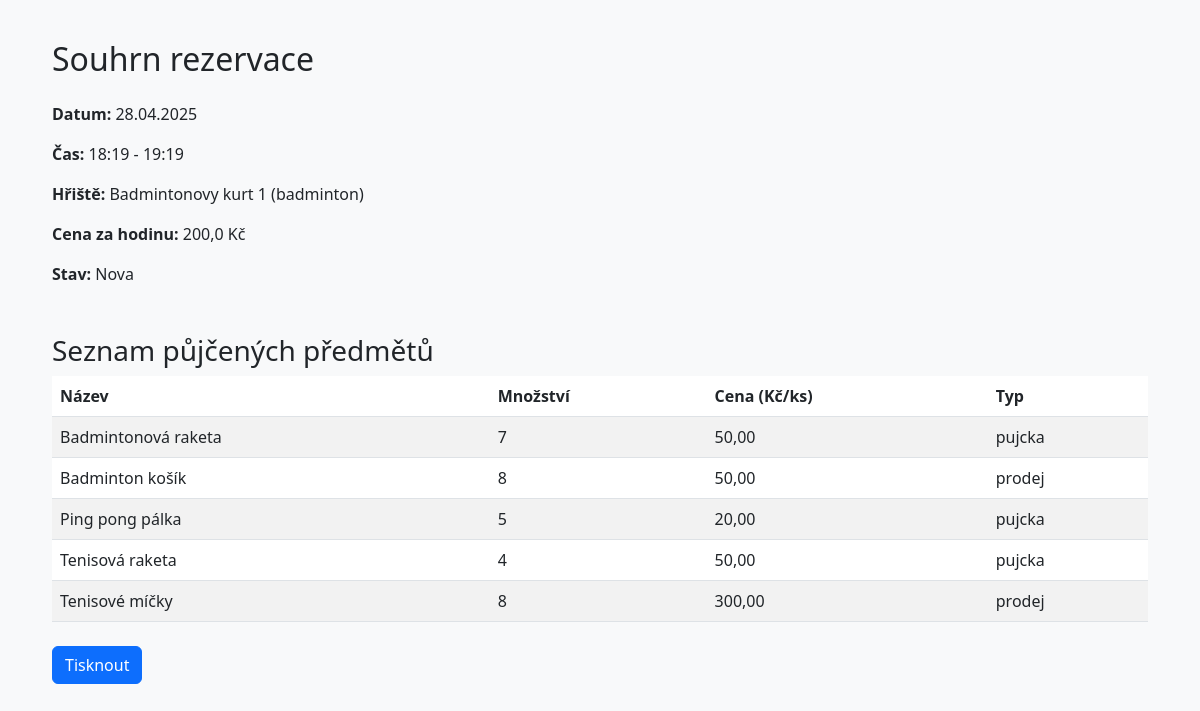
/rezervace/tisk/17/, run on the app's committed database.
### rezervace/models.py (models this page shows, shortened)
class Rezervace(models.Model):
    uzivatel = models.ForeignKey(Uzivatele, on_delete=models.CASCADE, related_name='rezervace')
    hriste = models.ForeignKey(Hriste, on_delete=models.CASCADE, related_name='rezervace')
    datum = models.DateField()
    cas_zacatku = models.TimeField()
    cas_konce = models.TimeField()
    stav = models.CharField(max_length=20, choices=RESERVATION_STATUS_CHOICES, default='nova')
    popis = models.TextField(blank=True, null=True)
    vytvoreno = models.DateTimeField(default=timezone.now)
    naposledy_upraveno = models.DateTimeField(auto_now=True)
    cena = models.FloatField()

class Hriste(models.Model):
    nazev = models.CharField(max_length=100)
    typ = models.CharField(max_length=50)
    popis = models.TextField()
    cena_hodina = models.DecimalField(max_digits=8, decimal_places=2)
    kapacita = models.IntegerField()
    aktivni = models.BooleanField(default=True)

class RezervaceZapujcky(models.Model):
    rezervace = models.ForeignKey(Rezervace, on_delete=models.CASCADE, related_name='zapujcky')
    zapujcka = models.ForeignKey(Zapujcky, on_delete=models.CASCADE, related_name='rezervace')
    mnozstvi = models.IntegerField()
    cena_za_kus = models.DecimalField(max_digits=8, decimal_places=2)
    class Meta:
        unique_together = ('rezervace', 'zapujcka')  # Composite primary key

class Zapujcky(models.Model):
    nazev = models.CharField(max_length=100)
    popis = models.TextField()
    cena_pujceni = models.DecimalField(max_digits=8, decimal_places=2)
    cena_prodeje = models.DecimalField(max_digits=8, decimal_places=2)
    typ = models.CharField(max_length=20, choices=RENTAL_TYPE_CHOICES)
    aktivni = models.BooleanField(default=True)

### rezervace/views.py (the view)
# urls.py: path('rezervace/tisk/<int:rez_id>/', views.tisk_rezervace, name='tisk_rezervace'),
def tisk_rezervace(request, rez_id):
    rezervace = get_object_or_404(Rezervace, id=rez_id)
    zapujcky = RezervaceZapujcky.objects.filter(rezervace=rezervace)
    return render(request, 'rezervace/tisk.html', {'rezervace': rezervace, 'zapujcky': zapujcky})

### templates/rezervace/tisk.html (shortened to what this page needs)
<!DOCTYPE html>
<html lang="cs">
<head>
  <link href="https://cdn.jsdelivr.net/npm/bootstrap@5.3.0/dist/css/bootstrap.min.css" rel="stylesheet">
  {% load static %}
  <link rel="stylesheet" href="{% static 'style.css' %}">
</head>
<body>
  <div class="container">
      <h2 class="mb-4">Souhrn rezervace</h2>
      <p><strong>Datum:</strong> {{ rezervace.datum|date:"d.m.Y" }}</p>
      <p><strong>Čas:</strong> {{ rezervace.cas_zacatku|time:"H:i" }} - {{ rezervace.cas_konce|time:"H:i" }}</p>
      <p><strong>Hřiště:</strong> {{ rezervace.hriste.nazev }} ({{ rezervace.hriste.typ }})</p>
      <p><strong>Cena za hodinu:</strong> {{ rezervace.cena }} Kč</p>
      <p><strong>Stav:</strong> {{ rezervace.get_stav_display }}</p>
      <h3 class="mt-5">Seznam půjčených předmětů</h3>
      {% if zapujcky %}
        <table class="table table-striped">
          <thead>
            <tr>
              <th>Název</th>
              <th>Množství</th>
              <th>Cena (Kč/ks)</th>
              <th>Typ</th>
            </tr>
          </thead>
          <tbody>
            {% for zapujcka in zapujcky %}
              <tr>
                <td>{{ zapujcka.zapujcka.nazev }}</td>
                <td>{{ zapujcka.mnozstvi }}</td>
                <td>{{ zapujcka.cena_za_kus }}</td>
                <td>{{ zapujcka.zapujcka.typ }}</td>
              </tr>
            {% endfor %}
          </tbody>
        </table>
      {% else %}
        <p>Nebyly zapujčeny žádne předměty</p>
      {% endif %}
      <div class="mt-4 no-print">
        <button onclick="window.print()" class="btn btn-primary">Tisknout</button>
      </div>
  </div>
</body>
</html>

### templates/rezervace/tisk.html (style rules this page uses)
body { background-color: #f8f9fa; padding: 40px; }

### data on the page
Rezervace: datum "28.04.2025", cas_zacatku "18:19", cas_konce "19:19", hriste.nazev "Badmintonovy kurt 1", hriste.typ "badminton", cena "200,0", stav "Nova"
RezervaceZapujcky: zapujcka.nazev "Badmintonová raketa", mnozstvi "7", cena_za_kus "50,00", zapujcka.typ "pujcka"
RezervaceZapujcky: zapujcka.nazev "Badminton košík", mnozstvi "8", cena_za_kus "50,00", zapujcka.typ "prodej"
RezervaceZapujcky: zapujcka.nazev "Ping pong pálka", mnozstvi "5", cena_za_kus "20,00", zapujcka.typ "pujcka"
RezervaceZapujcky: zapujcka.nazev "Tenisová raketa", mnozstvi "4", cena_za_kus "50,00", zapujcka.typ "pujcka"
RezervaceZapujcky: zapujcka.nazev "Tenisové míčky", mnozstvi "8", cena_za_kus "300,00", zapujcka.typ "prodej"
